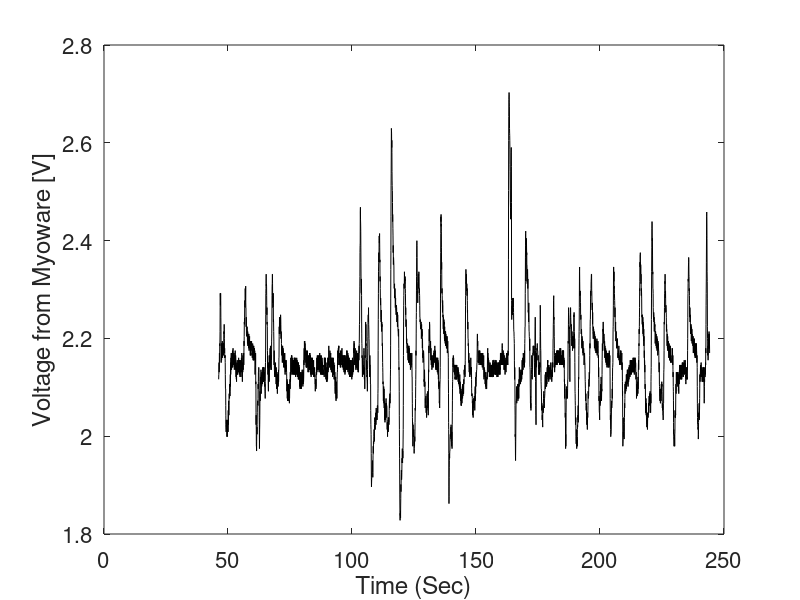
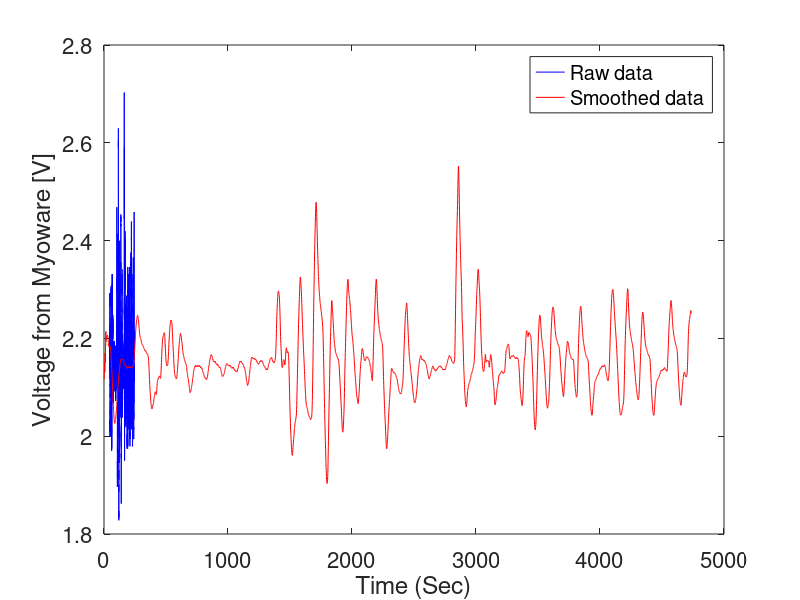

The MATLAB source for these figures, in order: (Note: this script raises an error after producing the figures.)
%%Simple smoothing
figure(1);
x = importdata('Protocol1Edit.csv');
th = x.data(:,2);
time = x.data(:,1);
plot(time,th,'k-','linewidth',0.5);
xlabel('Time (Sec)','fontsize',16)
ylabel('Voltage from Myoware [V]','fontsize',16)
set(gca,'fontsize',16)
%Then move a window while taking average in that window
win = [-15:15]
sth = [th(1:30)];
for i = 16:length(th)-16
  sth(i) = mean(th(i+win));  
end
figure(2);
plot(time,th,'b-','linewidth',0.5);
hold on;
plot(sth,'r-','linewidth',0.5);
legend('Raw data','Smoothed data');
xlabel('Time (Sec)','fontsize',16)
ylabel('Voltage from Myoware [V]','fontsize',16)
set(gca,'fontsize',16)

% In Matlab, smoothing can be done using a single command
% Z = smooth(Y,SPAN)
sth = smooth(th,30);
figure(3);
plot(th,'b-','linewidth',0.5);
hold on;
plot(sth,'r-','linewidth',0.5);
legend('Raw data','Smoothed data');
xlabel('Time (Sec)','fontsize',16)
ylabel('Voltage from Myoware [V]','fontsize',16)
set(gca,'fontsize',16)